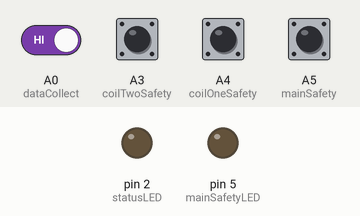
Bench run of a sketch on a simulated Arduino Nano, built with avr-gcc and run on an emulated ATmega328P. Shown: output pins drawn as LEDs (lit = HIGH). Dashed ring = blinking. The test bench sets the inputs (shaded band); at power-on: A0 (dataCollect), A3 (coilTwoSafety), A4 (coilOneSafety), A5 (mainSafety) HIGH. No radio packets arrive unless stated.

Above: at 2.2 s.
2.3 s: A5 (mainSafety) pulled LOW for 0.15 s
At 2.37 s:
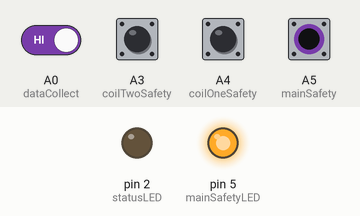
3.9 s: A0 (dataCollect) driven LOW and A5 (mainSafety) driven LOW
At 5.17 s:
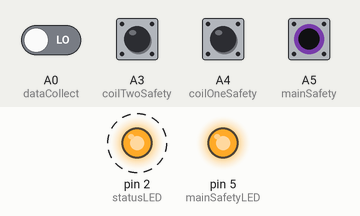
6.9 s: A0 (dataCollect) driven HIGH
At 8.0 s:
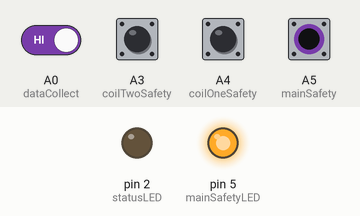
8.4 s: A0 (dataCollect) driven LOW
At 9.2 s:
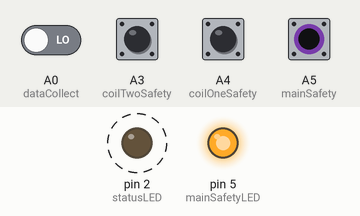
Timing chart, 0 to 12.4 s (numbered marks = the images above; inputs shaded):
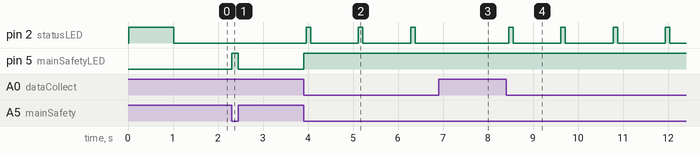

Measured:
- after the input at 2.3 s, pin 5 (mainSafetyLED): LOW → HIGH at once, → LOW 0.15 s later
- after the input at 3.9 s, pin 2 (statusLED): alternates HIGH for 0.10 s and LOW for 1.1 s, starting after 0.06 s; pin 5 (mainSafetyLED): LOW → HIGH at once
- after the input at 6.9 s, pin 2 (statusLED): stays LOW (without the input it goes to HIGH after 0.54 s)
- after the input at 8.4 s, pin 2 (statusLED): alternates HIGH for 0.10 s and LOW for 1.1 s, starting after 0.06 s

The sketch:

MasterController.ino
```cpp
/*  100k Launch Controller Master V2.3
 *  10/26/2023
 *  Jack Shaver
 */

 /*
  *  This code takes inputs from 3 safety toggle switches, and from monostable buttons
  *  Sends LoRa transmissions to the sub-master controller.
  *
  *  Written for use with an ARDUINO NANO, SX1278 LoRa module, and the Master Controller V1 PCB
  *  Intended for use with the control panel V1, no lights
  *  All safety checks must be met for each input for an output to be made
  *  All monostable buttons are debounced, and transient proofed
  *  Supports wireless transmission with security check, 1 way transmission
  *  Tracks when the sensor monitor is active, and when the oxidizer valve is open
  *
  *  Todo:
  *  Construct Launch Controller Box
  *  Re Write all the code, this is terrible embedded programming lol
  *
  */

//Libraries for the LoRa Transmitter
#include <SPI.h>
#include <LoRa.h>
#include <avr/interrupt.h>

/*The LoRa transmitter must be connected to the NANO via the following
 * LoRa -> NANO
 * GND -> GND
 * VCC -> 3.3 (NANO output)
 * MISO -> D12
 * MOSI -> D11
 * SLCK -> D13
 * NSS -> D10
 */

//Input pin definitions
#define dataCollect A0
#define coilOneButton A1
#define coilTwoButton A2
#define coilTwoSafety A3
#define coilOneSafety A4
#define mainSafety A5

#define statusLED 2
#define mainSafetyLED 5

//Setup runs once, used for initializing all I/O pins
void setup() {
  //internal pullup resistors are initialized on inputs, to prevent floating values
  //"active" signals must be to ground, not Vcc
  pinMode(dataCollect,INPUT_PULLUP);
  pinMode(coilTwoButton,INPUT_PULLUP);
  pinMode(coilOneButton,INPUT_PULLUP);
  pinMode(coilTwoSafety,INPUT_PULLUP);
  pinMode(coilOneSafety,INPUT_PULLUP);
  pinMode(mainSafety,INPUT_PULLUP);

  pinMode(statusLED,OUTPUT);
  pinMode(mainSafetyLED,OUTPUT);


 //Initialize serial communication and the LoRa Transmitter
  Serial.begin(9600);
  while (!Serial);

  LoRa.setPins(10, -1, 13);
  if (!LoRa.begin(433E6)) {
    Serial.println("LoRa Transmitter Initialization failed!");
    while (1){
      digitalWrite(statusLED, HIGH);
      delay(100);
      digitalWrite(statusLED, LOW);
      delay(100);
    };
  }
  digitalWrite(statusLED, HIGH);
  delay(1000);
  digitalWrite(statusLED, LOW);
}

long debounceTimer = millis();


void loop() { //_______________________________LOOP________________________________________
  digitalWrite(mainSafetyLED, !digitalRead(mainSafety));

  if((digitalRead(mainSafety) == LOW) && ((millis() - debounceTimer) > 1000)){
    if((digitalRead(coilOneSafety) == LOW) && (digitalRead(coilOneButton) == LOW)){
      LoRaTransmit(1);
      debounceTimer = millis();
    }

    if((digitalRead(coilTwoSafety) == LOW) && (digitalRead(coilTwoButton) == LOW)){
      LoRaTransmit(2);
      debounceTimer = millis();
    }

    if(digitalRead(dataCollect) == LOW){
      LoRaTransmit(3);
      debounceTimer = millis();
    }
  }
}

//transmit the propper message via LoRa
void LoRaTransmit(int message){
  char *messages[] = {"", "COIL_ONE", "COIL_TWO", "DATA_COLLECT"};

  LoRa.beginPacket();
  LoRa.print(messages[message]);
  LoRa.endPacket();

  digitalWrite(statusLED, HIGH);
  delay(100);
  digitalWrite(statusLED, LOW);
}
```
